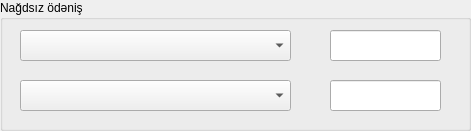
   <widget class="QGroupBox" name="groupBox_7">
    <property name="geometry">
     <rect>
      <x>350</x>
      <y>170</y>
      <width>471</width>
      <height>131</height>
     </rect>
    </property>
    <property name="title">
     <string>Nağdsız ödəniş</string>
    </property>
    <widget class="QLineEdit" name="LE16">
     <property name="geometry">
      <rect>
       <x>330</x>
       <y>80</y>
       <width>111</width>
       <height>31</height>
      </rect>
     </property>
     <property name="font">
      <font>
       <pointsize>10</pointsize>
      </font>
     </property>
    </widget>
    <widget class="QComboBox" name="comboBox_6">
     <property name="geometry">
      <rect>
       <x>20</x>
       <y>80</y>
       <width>271</width>
       <height>31</height>
      </rect>
     </property>
     <property name="font">
      <font>
       <pointsize>12</pointsize>
      </font>
     </property>
     <property name="currentIndex">
      <number>-1</number>
     </property>
     <item>
      <property name="text">
       <string>M10</string>
      </property>
     </item>
    </widget>
    <widget class="QLineEdit" name="LE15">
     <property name="geometry">
      <rect>
       <x>330</x>
       <y>30</y>
       <width>111</width>
       <height>31</height>
      </rect>
     </property>
     <property name="font">
      <font>
       <pointsize>10</pointsize>
      </font>
     </property>
    </widget>
    <widget class="QComboBox" name="comboBox_5">
     <property name="geometry">
      <rect>
       <x>20</x>
       <y>30</y>
       <width>271</width>
       <height>31</height>
      </rect>
     </property>
     <property name="font">
      <font>
       <pointsize>12</pointsize>
      </font>
     </property>
     <property name="currentIndex">
      <number>-1</number>
     </property>
     <item>
      <property name="text">
       <string>Paşa Bank</string>
      </property>
     </item>
    </widget>
   </widget>
